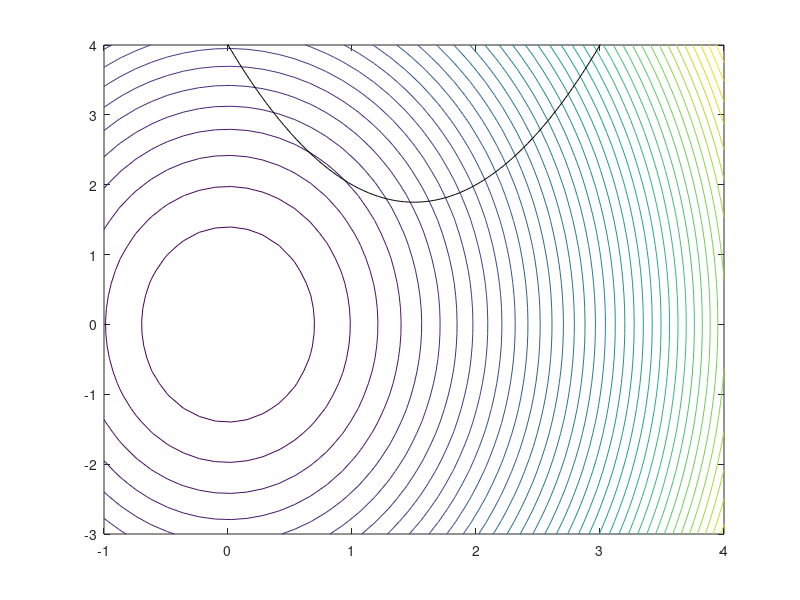

Recreate this plot in MATLAB. (Note: this script raises an error after producing the figure.)
function ex5_eq_sqp

clc
close all

% first let's plot the function:
figure(1)
[X,Y] = meshgrid(linspace(-1,4,40), linspace(-3,4,40));
obj = X;
for k=1:size(X,1)
    for j=1:size(X,2)
        obj(k,j) = ffun([X(k,j),Y(k,j)]);
    end
end
contour(X, Y, obj, 40)
t = linspace(-4,4,400);
hold on
plot(t, 3 + (t-1).^2 - t,'black')
xlim([-1 4])
ylim([-3 4])

x0 = [3;1];
opts = "qp";
[~,x,grad_iters] = minimize_eq_sqp(@(x)ffun(x), @(x)hfun(x), x0, opts);

% plot solution
hold on
plot(x(1,:), x(2,:),'r')
plot(x(1,:), x(2,:),'ro')
xlabel('x','Interpreter','latex','Fontsize',12);
ylabel('y','Interpreter','latex','Fontsize',12);


figure(2)
semilogy(grad_iters,'.','MarkerSize',16)
grid on
title('Gradient norm iterations', 'Interpreter', 'latex', 'FontSize', 12)
xlabel('iterations', 'Interpreter', 'latex', 'Fontsize', 12);
ylabel('$\|\nabla L(x_k, \lambda_k)\|_\infty$', 'Interpreter', 'latex', 'Fontsize', 12);

end

function f = ffun(xy)
    x = xy(1);
    y = xy(2);    
    f = 0.5*(y/2)^2 + 0.5*x^2;
end

function h = hfun(xy)
    x = xy(1);
    y = xy(2);    
    h = y - (3 + (x-1).^2 - x);
end